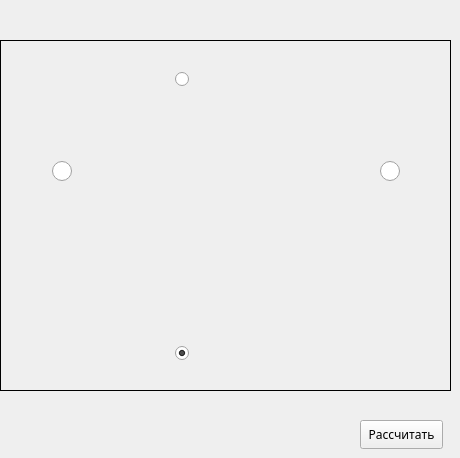
       <widget class="QWidget" name="shema0">
        <property name="font">
         <font>
          <family>FSP DEMO - Biennale It</family>
         </font>
        </property>
        <attribute name="title">
         <string>Схема 1</string>
        </attribute>
        <widget class="QLabel" name="label_9">
         <property name="enabled">
          <bool>true</bool>
         </property>
         <property name="geometry">
          <rect>
           <x>0</x>
           <y>40</y>
           <width>451</width>
           <height>351</height>
          </rect>
         </property>
         <property name="frameShape">
          <enum>QFrame::Box</enum>
         </property>
         <property name="text">
          <string/>
         </property>
         <property name="pixmap">
          <pixmap resource="resource.qrc">:/img/shemi2/shema0.png</pixmap>
         </property>
        </widget>
        <widget class="QPushButton" name="shema0_calculate">
         <property name="geometry">
          <rect>
           <x>360</x>
           <y>420</y>
           <width>83</width>
           <height>29</height>
          </rect>
         </property>
         <property name="text">
          <string>Рассчитать</string>
         </property>
        </widget>
        <widget class="QRadioButton" name="shema0_button1">
         <property name="geometry">
          <rect>
           <x>175</x>
           <y>68</y>
           <width>22</width>
           <height>22</height>
          </rect>
         </property>
         <property name="sizeIncrement">
          <size>
           <width>30</width>
           <height>30</height>
          </size>
         </property>
         <property name="baseSize">
          <size>
           <width>30</width>
           <height>30</height>
          </size>
         </property>
         <property name="styleSheet">
          <string notr="true">QRadioButton::indicator
{
width : 20px;
height : 20px;

}
background-color: rgb(255, 255, 255);
color: rgb(255, 255, 255);
alternate-background-color: rgb(255, 255, 255);</string>
         </property>
         <property name="text">
          <string/>
         </property>
         <property name="iconSize">
          <size>
           <width>50</width>
           <height>50</height>
          </size>
         </property>
         <property name="checked">
          <bool>false</bool>
         </property>
        </widget>
        <widget class="QPushButton" name="shema0_button1_1">
         <property name="geometry">
          <rect>
           <x>196</x>
           <y>48</y>
           <width>80</width>
           <height>60</height>
          </rect>
         </property>
         <property name="minimumSize">
          <size>
           <width>80</width>
           <height>60</height>
          </size>
         </property>
         <property name="maximumSize">
          <size>
           <width>82</width>
           <height>62</height>
          </size>
         </property>
         <property name="text">
          <string/>
         </property>
         <property name="iconSize">
          <size>
           <width>80</width>
           <height>60</height>
          </size>
         </property>
         <property name="autoDefault">
          <bool>false</bool>
         </property>
         <property name="default">
          <bool>false</bool>
         </property>
         <property name="flat">
          <bool>true</bool>
         </property>
        </widget>
        <widget class="QRadioButton" name="shema0_button3">
         <property name="geometry">
          <rect>
           <x>175</x>
           <y>342</y>
           <width>22</width>
           <height>22</height>
          </rect>
         </property>
         <property name="sizeIncrement">
          <size>
           <width>30</width>
           <height>30</height>
          </size>
         </property>
         <property name="baseSize">
          <size>
           <width>30</width>
           <height>30</height>
          </size>
         </property>
         <property name="styleSheet">
          <string notr="true">QRadioButton::indicator
{
width : 20px;
height : 20px;

}
background-color: rgb(255, 255, 255);
color: rgb(255, 255, 255);
alternate-background-color: rgb(255, 255, 255);</string>
         </property>
         <property name="text">
          <string/>
         </property>
         <property name="iconSize">
          <size>
           <width>50</width>
           <height>50</height>
          </size>
         </property>
         <property name="checked">
          <bool>true</bool>
         </property>
        </widget>
        <widget class="QPushButton" name="shema0_button3_1">
         <property name="geometry">
          <rect>
           <x>196</x>
           <y>322</y>
           <width>80</width>
           <height>60</height>
          </rect>
         </property>
         <property name="minimumSize">
          <size>
           <width>80</width>
           <height>60</height>
          </size>
         </property>
         <property name="maximumSize">
          <size>
           <width>82</width>
           <height>62</height>
          </size>
         </property>
         <property name="text">
          <string/>
         </property>
         <property name="iconSize">
          <size>
           <width>80</width>
           <height>60</height>
          </size>
         </property>
         <property name="autoDefault">
          <bool>false</bool>
         </property>
         <property name="default">
          <bool>false</bool>
         </property>
         <property name="flat">
          <bool>true</bool>
         </property>
        </widget>
        <widget class="QRadioButton" name="shema0_button2">
         <property name="geometry">
          <rect>
           <x>52</x>
           <y>160</y>
           <width>22</width>
           <height>22</height>
          </rect>
         </property>
         <property name="sizeIncrement">
          <size>
           <width>30</width>
           <height>30</height>
          </size>
         </property>
         <property name="baseSize">
          <size>
           <width>30</width>
           <height>30</height>
          </size>
         </property>
         <property name="styleSheet">
          <string notr="true">QRadioButton::indicator
{
width : 20px;
height : 20px;
}</string>
         </property>
         <property name="text">
          <string/>
         </property>
         <property name="iconSize">
          <size>
           <width>50</width>
           <height>50</height>
          </size>
         </property>
        </widget>
        <widget class="QRadioButton" name="shema0_button4">
         <property name="geometry">
          <rect>
           <x>380</x>
           <y>160</y>
           <width>22</width>
           <height>22</height>
          </rect>
         </property>
         <property name="sizeIncrement">
          <size>
           <width>30</width>
           <height>30</height>
          </size>
         </property>
         <property name="baseSize">
          <size>
           <width>30</width>
           <height>30</height>
          </size>
         </property>
         <property name="styleSheet">
          <string notr="true">QRadioButton::indicator
{
width : 20px;
height : 20px;
}</string>
         </property>
         <property name="text">
          <string/>
         </property>
         <property name="iconSize">
          <size>
           <width>50</width>
           <height>50</height>
          </size>
         </property>
        </widget>
        <widget class="QPushButton" name="shema0_button2_1">
         <property name="geometry">
          <rect>
           <x>32</x>
           <y>182</y>
           <width>60</width>
           <height>80</height>
          </rect>
         </property>
         <property name="minimumSize">
          <size>
           <width>60</width>
           <height>60</height>
          </size>
         </property>
         <property name="maximumSize">
          <size>
           <width>62</width>
           <height>82</height>
          </size>
         </property>
         <property name="text">
          <string/>
         </property>
         <property name="iconSize">
          <size>
           <width>60</width>
           <height>80</height>
          </size>
         </property>
         <property name="autoDefault">
          <bool>false</bool>
         </property>
         <property name="default">
          <bool>false</bool>
         </property>
         <property name="flat">
          <bool>true</bool>
         </property>
        </widget>
        <widget class="QPushButton" name="shema0_button4_1">
         <property name="geometry">
          <rect>
           <x>360</x>
           <y>182</y>
           <width>60</width>
           <height>80</height>
          </rect>
         </property>
         <property name="minimumSize">
          <size>
           <width>60</width>
           <height>60</height>
          </size>
         </property>
         <property name="text">
          <string/>
         </property>
         <property name="iconSize">
          <size>
           <width>60</width>
           <height>80</height>
          </size>
         </property>
         <property name="autoDefault">
          <bool>false</bool>
         </property>
         <property name="default">
          <bool>false</bool>
         </property>
         <property name="flat">
          <bool>true</bool>
         </property>
        </widget>
       </widget>
